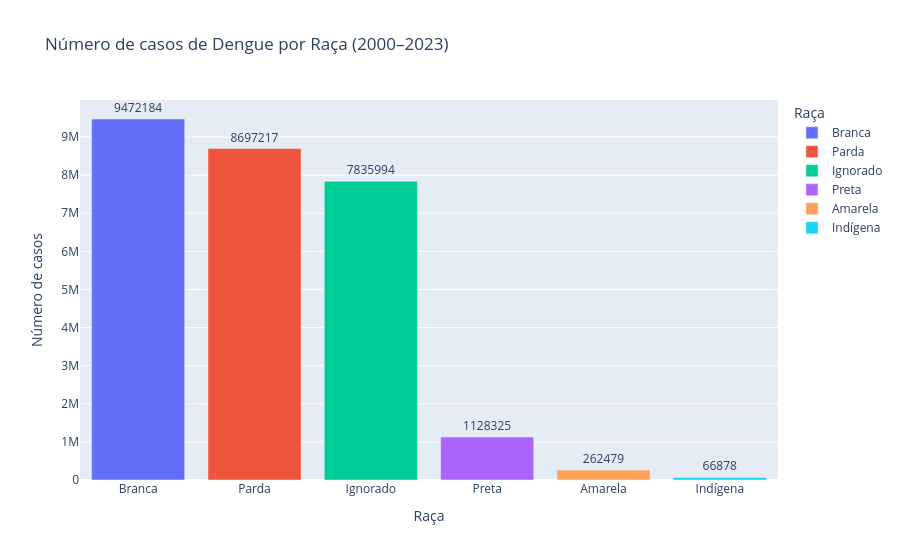

The notebook cell this image was saved under:
### Code cell
# Contagem dos resultados
raca_counts = (
    cs_raca["CS_RACA"]
    .value_counts()
    .reset_index()
)

raca_counts.columns = ["Raça", "Contagem"]

fig = px.bar(
    raca_counts,
    x="Raça",
    y="Contagem",
    text="Contagem",
    title="Número de casos de Dengue por Raça (2000–2023)",
    labels={
        "Contagem": "Número de casos",
        "Raça": "Raça"
    },
    color="Raça"
)

fig.update_traces(textposition="outside")

fig.show()

### Figure 1 — Plotly figure (JSON) as saved in the notebook; plotly's stock layout.template omitted (floating-point values rounded to 4 significant figures)
{"data": [{"hovertemplate": "Raça=%{x}<br>Número de casos=%{text}<extra></extra>", "legendgroup": "Branca", "marker": {"color": "#636efa", "pattern": {"shape": ""}}, "name": "Branca", "orientation": "v", "showlegend": true, "text": [9472000.0], "textposition": "outside", "type": "bar", "x": ["Branca"], "xaxis": "x", "y": [9472184], "yaxis": "y"}, {"hovertemplate": "Raça=%{x}<br>Número de casos=%{text}<extra></extra>", "legendgroup": "Parda", "marker": {"color": "#EF553B", "pattern": {"shape": ""}}, "name": "Parda", "orientation": "v", "showlegend": true, "text": [8697000.0], "textposition": "outside", "type": "bar", "x": ["Parda"], "xaxis": "x", "y": [8697217], "yaxis": "y"}, {"hovertemplate": "Raça=%{x}<br>Número de casos=%{text}<extra></extra>", "legendgroup": "Ignorado", "marker": {"color": "#00cc96", "pattern": {"shape": ""}}, "name": "Ignorado", "orientation": "v", "showlegend": true, "text": [7836000.0], "textposition": "outside", "type": "bar", "x": ["Ignorado"], "xaxis": "x", "y": [7835994], "yaxis": "y"}, {"hovertemplate": "Raça=%{x}<br>Número de casos=%{text}<extra></extra>", "legendgroup": "Preta", "marker": {"color": "#ab63fa", "pattern": {"shape": ""}}, "name": "Preta", "orientation": "v", "showlegend": true, "text": [1128000.0], "textposition": "outside", "type": "bar", "x": ["Preta"], "xaxis": "x", "y": [1128325], "yaxis": "y"}, {"hovertemplate": "Raça=%{x}<br>Número de casos=%{text}<extra></extra>", "legendgroup": "Amarela", "marker": {"color": "#FFA15A", "pattern": {"shape": ""}}, "name": "Amarela", "orientation": "v", "showlegend": true, "text": [262500.0], "textposition": "outside", "type": "bar", "x": ["Amarela"], "xaxis": "x", "y": [262479], "yaxis": "y"}, {"hovertemplate": "Raça=%{x}<br>Número de casos=%{text}<extra></extra>", "legendgroup": "Indígena", "marker": {"color": "#19d3f3", "pattern": {"shape": ""}}, "name": "Indígena", "orientation": "v", "showlegend": true, "text": [66880.0], "textposition": "outside", "type": "bar", "x": ["Indígena"], "xaxis": "x", "y": [66878], "yaxis": "y"}], "layout": {"barmode": "relative", "legend": {"title": {"text": "Raça"}, "tracegroupgap": 0}, "title": {"text": "Número de casos de Dengue por Raça (2000–2023)"}, "xaxis": {"anchor": "y", "categoryarray": ["Branca", "Parda", "Ignorado", "Preta", "Amarela", "Indígena"], "categoryorder": "array", "domain": [0, 1], "title": {"text": "Raça"}}, "yaxis": {"anchor": "x", "domain": [0, 1], "title": {"text": "Número de casos"}}}}
